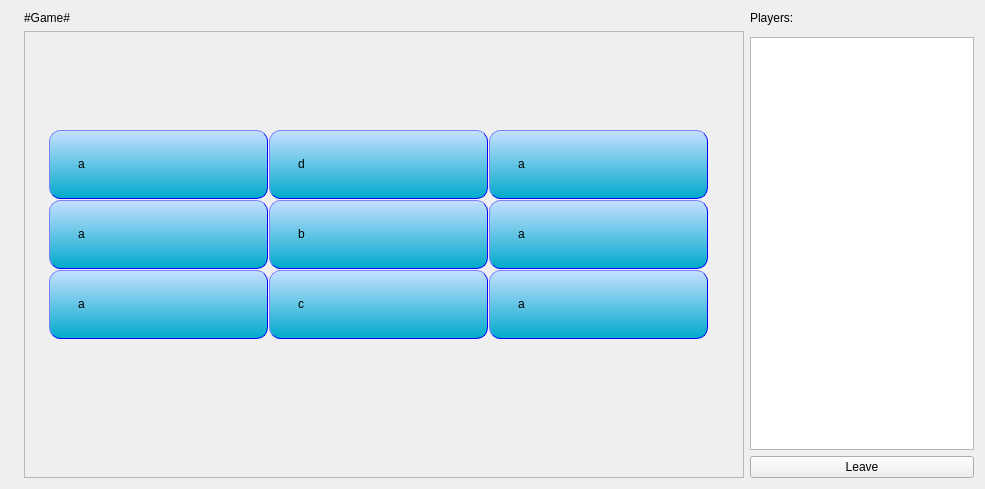
<?xml version="1.0" encoding="UTF-8"?>
<ui version="4.0">
 <class>GameWidget</class>
 <widget class="QWidget" name="GameWidget">
  <property name="geometry">
   <rect>
    <x>0</x>
    <y>0</y>
    <width>985</width>
    <height>489</height>
   </rect>
  </property>
  <property name="windowTitle">
   <string>Form</string>
  </property>
  <layout class="QGridLayout" name="gridLayout">
   <item row="0" column="0">
    <widget class="QLabel" name="currentGameName">
     <property name="text">
      <string/>
     </property>
    </widget>
   </item>
   <item row="3" column="2">
    <widget class="QListWidget" name="playerList"/>
   </item>
   <item row="0" column="1">
    <widget class="QLabel" name="gameName">
     <property name="text">
      <string>#Game#</string>
     </property>
    </widget>
   </item>
   <item row="4" column="2">
    <widget class="QPushButton" name="leaveButton">
     <property name="text">
      <string>Leave</string>
     </property>
    </widget>
   </item>
   <item row="2" column="1" rowspan="3">
    <widget class="QFrame" name="frame">
     <property name="sizePolicy">
      <sizepolicy hsizetype="Expanding" vsizetype="Expanding">
       <horstretch>0</horstretch>
       <verstretch>0</verstretch>
      </sizepolicy>
     </property>
     <property name="minimumSize">
      <size>
       <width>680</width>
       <height>0</height>
      </size>
     </property>
     <property name="frameShape">
      <enum>QFrame::StyledPanel</enum>
     </property>
     <property name="frameShadow">
      <enum>QFrame::Raised</enum>
     </property>
     <layout class="QGridLayout" name="gridLayout_2">
      <property name="margin">
       <number>0</number>
      </property>
      <property name="spacing">
       <number>0</number>
      </property>
      <item row="2" column="1">
       <widget class="QTableWidget" name="wordTable">
        <property name="minimumSize">
         <size>
          <width>670</width>
          <height>250</height>
         </size>
        </property>
        <property name="styleSheet">
         <string notr="true"> QTableView {
	background:transparent;
}

QTableView::item {
padding:25px;
border-radius:11px;
border-style:outset;
border-width:1px;
border-color:blue;
text-align: center;
     selection-background-color: qlineargradient(x1: 0, y1: 0, x2: 0.5, y2: 0.5,
                                 stop: 0 #FF92BB, stop: 1 white);
	background-color: qlineargradient(spread:pad, x1:1, y1:1, x2:1, y2:0, stop:0 rgba(0, 170, 204, 255), stop:1 rgba(198, 224, 255, 255));
 }
QTableView::item::hover {
background-color: qlineargradient(spread:pad, x1:1, y1:1, x2:1, y2:0, stop:0 rgba(180, 210, 255), stop:1 rgba(200, 200,255));

border-color:blue;
}</string>
        </property>
        <property name="frameShape">
         <enum>QFrame::NoFrame</enum>
        </property>
        <property name="frameShadow">
         <enum>QFrame::Plain</enum>
        </property>
        <property name="lineWidth">
         <number>0</number>
        </property>
        <property name="verticalScrollBarPolicy">
         <enum>Qt::ScrollBarAlwaysOff</enum>
        </property>
        <property name="horizontalScrollBarPolicy">
         <enum>Qt::ScrollBarAlwaysOff</enum>
        </property>
        <property name="autoScroll">
         <bool>false</bool>
        </property>
        <property name="alternatingRowColors">
         <bool>false</bool>
        </property>
        <property name="selectionMode">
         <enum>QAbstractItemView::SingleSelection</enum>
        </property>
        <property name="textElideMode">
         <enum>Qt::ElideMiddle</enum>
        </property>
        <property name="showGrid">
         <bool>true</bool>
        </property>
        <property name="gridStyle">
         <enum>Qt::NoPen</enum>
        </property>
        <property name="wordWrap">
         <bool>true</bool>
        </property>
        <property name="cornerButtonEnabled">
         <bool>false</bool>
        </property>
        <attribute name="horizontalHeaderVisible">
         <bool>false</bool>
        </attribute>
        <attribute name="horizontalHeaderDefaultSectionSize">
         <number>220</number>
        </attribute>
        <attribute name="horizontalHeaderHighlightSections">
         <bool>true</bool>
        </attribute>
        <attribute name="horizontalHeaderMinimumSectionSize">
         <number>100</number>
        </attribute>
        <attribute name="verticalHeaderVisible">
         <bool>false</bool>
        </attribute>
        <attribute name="verticalHeaderDefaultSectionSize">
         <number>70</number>
        </attribute>
        <row>
         <property name="text">
          <string>New Row</string>
         </property>
        </row>
        <row>
         <property name="text">
          <string>New Row</string>
         </property>
        </row>
        <row>
         <property name="text">
          <string>New Row</string>
         </property>
        </row>
        <column>
         <property name="text">
          <string>New Column</string>
         </property>
        </column>
        <column>
         <property name="text">
          <string>New Column</string>
         </property>
        </column>
        <column>
         <property name="text">
          <string>New Column</string>
         </property>
        </column>
        <item row="0" column="0">
         <property name="text">
          <string>a</string>
         </property>
        </item>
        <item row="0" column="1">
         <property name="text">
          <string>d</string>
         </property>
        </item>
        <item row="0" column="2">
         <property name="text">
          <string>a</string>
         </property>
        </item>
        <item row="1" column="0">
         <property name="text">
          <string>a</string>
         </property>
        </item>
        <item row="1" column="1">
         <property name="text">
          <string>b</string>
         </property>
        </item>
        <item row="1" column="2">
         <property name="text">
          <string>a</string>
         </property>
        </item>
        <item row="2" column="0">
         <property name="text">
          <string>a</string>
         </property>
        </item>
        <item row="2" column="1">
         <property name="text">
          <string>c</string>
         </property>
        </item>
        <item row="2" column="2">
         <property name="text">
          <string>a</string>
         </property>
        </item>
       </widget>
      </item>
      <item row="0" column="1">
       <spacer name="verticalSpacer">
        <property name="orientation">
         <enum>Qt::Vertical</enum>
        </property>
        <property name="sizeHint" stdset="0">
         <size>
          <width>20</width>
          <height>40</height>
         </size>
        </property>
       </spacer>
      </item>
      <item row="3" column="1">
       <spacer name="verticalSpacer_2">
        <property name="orientation">
         <enum>Qt::Vertical</enum>
        </property>
        <property name="sizeHint" stdset="0">
         <size>
          <width>20</width>
          <height>40</height>
         </size>
        </property>
       </spacer>
      </item>
      <item row="2" column="0">
       <spacer name="horizontalSpacer">
        <property name="orientation">
         <enum>Qt::Horizontal</enum>
        </property>
        <property name="sizeHint" stdset="0">
         <size>
          <width>40</width>
          <height>20</height>
         </size>
        </property>
       </spacer>
      </item>
      <item row="2" column="2">
       <spacer name="horizontalSpacer_2">
        <property name="orientation">
         <enum>Qt::Horizontal</enum>
        </property>
        <property name="sizeHint" stdset="0">
         <size>
          <width>40</width>
          <height>20</height>
         </size>
        </property>
       </spacer>
      </item>
     </layout>
    </widget>
   </item>
   <item row="0" column="2">
    <widget class="QLabel" name="label_2">
     <property name="text">
      <string>Players:</string>
     </property>
    </widget>
   </item>
  </layout>
 </widget>
 <resources/>
 <connections/>
</ui>
